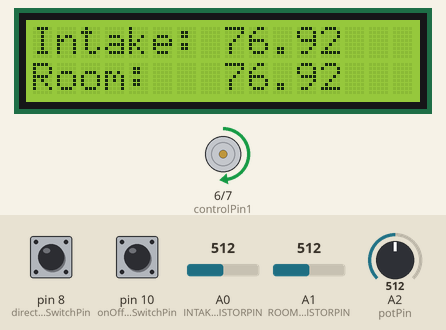
Bench run of a program on a simulated Arduino Uno, built with avr-gcc and run on an emulated ATmega328P. Shown: 16×2 character LCD, motor-driver pin pairs drawn as motors (green arrow = first pin HIGH = forward, orange = second pin HIGH = backward, longer = more drive, scaled by the enable pin). The inputs (shaded band) are chosen by the test bench; at power-on: A2 (potPin) = 512, pin 8 (directionSwitchPin) LOW, A0 (INTAKETHERMISTORPIN) = 512, A1 (ROOMTHERMISTORPIN) = 512, pin 10 (onOffSwitchStateSwitchPin) LOW. What the program prints to the serial monitor is not drawn.

Above: at 1.2 s.
1.3 s: A2 (potPin) set to 716
At 2.7 s:
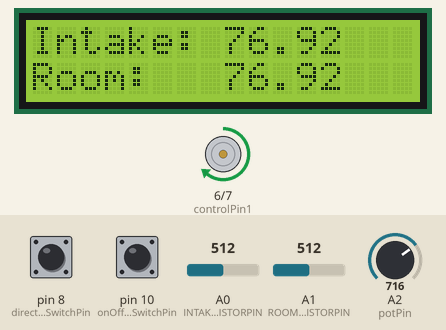
3.5 s: pin 8 (directionSwitchPin) pulled HIGH for 1 s
At 5.0 s:
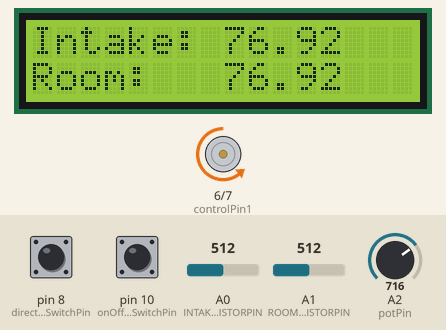
6.0 s: A2 (potPin) set to 900
At 7.3 s:
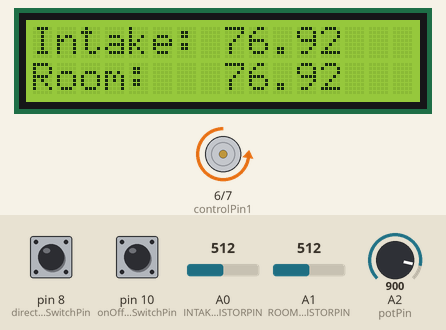
7.6 s: pin 8 (directionSwitchPin) pulled HIGH for 3.2 s
At 9.5 s:
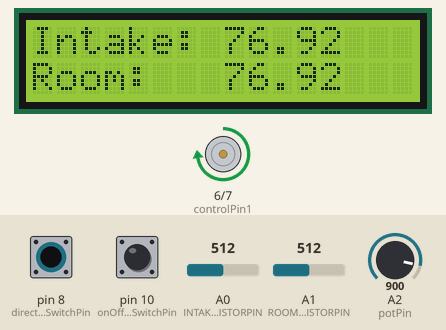
12.3 s: A0 (INTAKETHERMISTORPIN) set to 716
At 13.8 s:
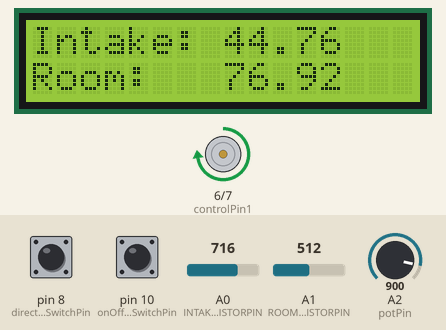
14.7 s: A1 (ROOMTHERMISTORPIN) set to 716
At 16.1 s:
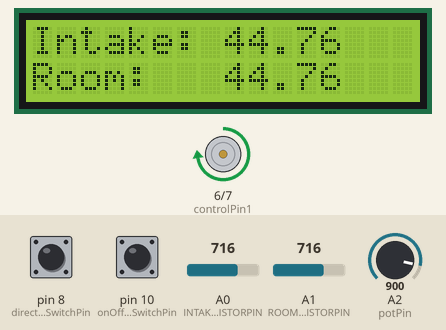
Timing chart, 0 to 17.7 s (numbered marks = the images above; inputs shaded):
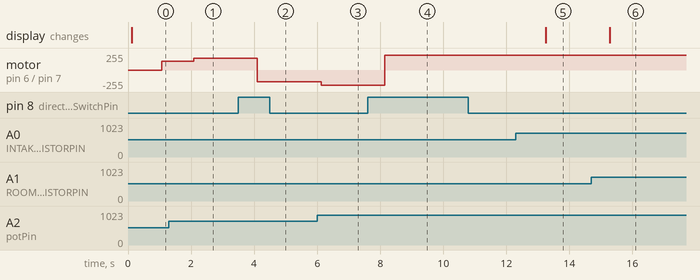

The program:

main.cpp
```cpp
#include <Arduino.h>
#include <LiquidCrystal.h>

/* THERMISTOR */
#define INTAKETHERMISTORPIN A0
#define ROOMTHERMISTORPIN A1

#define THERMISTORNOMINAL 10000
#define TEMPERATURENOMINAL 25
#define NUMSAMPLES 5
#define BCOEFFICIENT 3950
#define SERIESRESISTOR 10000

int intake_samples[NUMSAMPLES];
int room_samples[NUMSAMPLES];

/* H-Bridge/Motor Control */
const int controlPin1 = 6;
const int controlPin2 = 7;
const int enablePin = 9;
const int directionSwitchPin = 8;
const int onOffSwitchStateSwitchPin = 10;
const int potPin = A2;
int onOffSwitchState = 0;
int previousOnOffSwitchState = 0;
int directionSwitchState = 0;
int previousDirectionSwitchState = 0;
int motorEnabled = 0;
int motorSpeed = 0;
int motorDirection = 1;

unsigned long data_count = 0;

/* LCD */
LiquidCrystal lcd(12, 11, 5, 4, 3, 2);

/* Helper function, converts measured resistance to Degrees Fahrenheit */
float resistance_to_fahrenheit(float resistance)
{
  float steinhart;
  steinhart = resistance / THERMISTORNOMINAL;       // (R/Ro)
  steinhart = log(steinhart);                       // ln(R/Ro)
  steinhart /= BCOEFFICIENT;                        // 1/B * ln(R/Ro)
  steinhart += 1.0 / (TEMPERATURENOMINAL + 273.15); // + (1/To)
  steinhart = 1.0 / steinhart;                      // Invert
  steinhart -= 273.15;                              // convert absolute temp to C

  float fahrenheit = (steinhart * 1.8) + 32.0;
  return fahrenheit;
}

/* Initial Setup */
void setup()
{
  Serial.begin(9600);
  lcd.begin(16, 2);
  analogReference(EXTERNAL);

  pinMode(directionSwitchPin, INPUT);
  pinMode(onOffSwitchStateSwitchPin, INPUT);
  pinMode(controlPin1, OUTPUT);
  pinMode(controlPin2, OUTPUT);
  pinMode(enablePin, OUTPUT);
  digitalWrite(enablePin, LOW);
}

/* Main program loop */
void loop()
{
  // compute average value of 5 thermistor readings
  uint8_t i;
  float intake_average;
  float room_average;

  for (i = 0; i < NUMSAMPLES; i++)
  {
    intake_samples[i] = analogRead(INTAKETHERMISTORPIN);
    room_samples[i] = analogRead(ROOMTHERMISTORPIN);
    delay(10);
  }

  intake_average = 0;
  room_average = 0;
  for (i = 0; i < NUMSAMPLES; i++)
  {
    intake_average += intake_samples[i];
    room_average += room_samples[i];
  }
  intake_average /= NUMSAMPLES;
  room_average /= NUMSAMPLES;

  // convert average value to resistance
  intake_average = 1023 / intake_average - 1;
  intake_average = SERIESRESISTOR / intake_average;
  room_average = 1023 / room_average - 1;
  room_average = SERIESRESISTOR / room_average;

  // use helper function to convert resistance to temperature in F
  float intake_temp = resistance_to_fahrenheit(intake_average);
  float room_temp = resistance_to_fahrenheit(room_average);

  // show results on LCD
  lcd.clear();
  lcd.setCursor(0, 0);
  lcd.print("Intake:");
  lcd.setCursor(8, 0);
  lcd.print(intake_temp);
  lcd.setCursor(0, 1);
  lcd.print("Room:");
  lcd.setCursor(8, 1);
  lcd.print(room_temp);

  // log a data point every 1 second (50ms used to find average previously)
  delay(950);

  // log data to serial monitor in CSV format
  data_count++;
  Serial.print(data_count);
  Serial.print(",");
  Serial.print(intake_temp);
  Serial.print(",");
  Serial.println(room_temp);

  // fan control
  onOffSwitchState = digitalRead(onOffSwitchStateSwitchPin);
  delay(1);
  directionSwitchState = digitalRead(directionSwitchPin);
  motorSpeed = analogRead(potPin) / 4;
  if (onOffSwitchState != previousOnOffSwitchState)
  {
    if (onOffSwitchState == HIGH)
    {
      motorEnabled = !motorEnabled;
    }
  }

  if (directionSwitchState != previousDirectionSwitchState)
  {
    if (directionSwitchState == HIGH)
    {
      motorDirection = !motorDirection;
    }
  }

  if (motorDirection == 1)
  {
    digitalWrite(controlPin1, HIGH);
    digitalWrite(controlPin2, LOW);
  }
  else
  {
    digitalWrite(controlPin1, LOW);
    digitalWrite(controlPin2, HIGH);
  }
  analogWrite(enablePin, motorSpeed);

  previousDirectionSwitchState = directionSwitchState;
  previousOnOffSwitchState = onOffSwitchState;
}
```

Measured:
- after the input at 1.3 s, motor on pin 6 (controlPin1) / pin 7 (controlPin2): forward 128/255 → forward 179/255 after 0.78 s
- after the input at 3.5 s, motor on pin 6 (controlPin1) / pin 7 (controlPin2): forward 179/255 → backward 179/255 after 0.60 s
- after the input at 6.0 s, motor on pin 6 (controlPin1) / pin 7 (controlPin2): backward 179/255 → backward 225/255 after 0.12 s
- after the input at 7.6 s, motor on pin 6 (controlPin1) / pin 7 (controlPin2): backward 225/255 → forward 225/255 after 0.54 s
- after the input at 12.3 s, the display: changes after 0.95 s (image 5)
- after the input at 14.7 s, the display: changes after 0.58 s (image 6)
